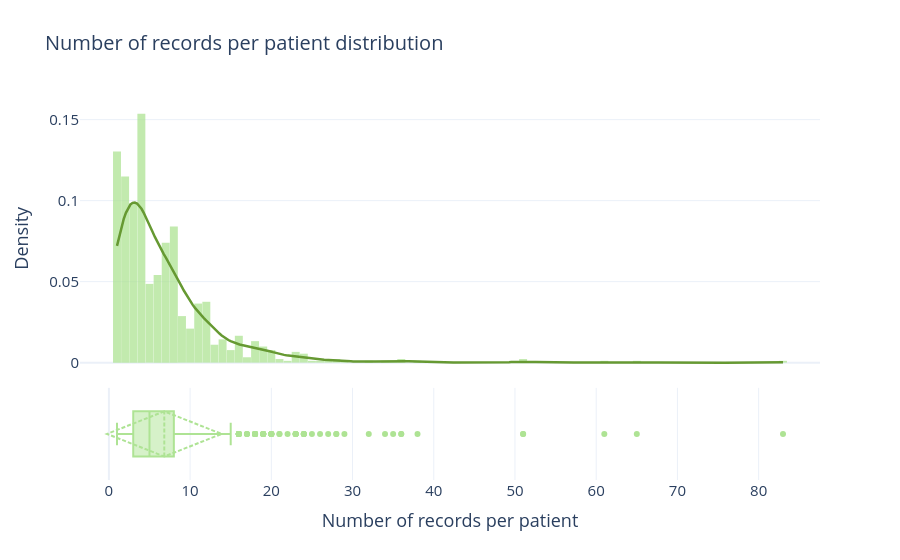

The cell this chart's notebook holds for it:
### Markdown cell above
### 3.6. Number of records per patient

### Code cell
# --- 1. Contar fragmentos por paciente ---
records_per_patient = df_all.groupby(["patient_id", "age"]).size()

# --- 2. Estimar KDE (si hay suficiente variación en los valores) ---
kde = gaussian_kde(records_per_patient)
x_kde = np.linspace(records_per_patient.min(), records_per_patient.max(), 300)
y_kde = kde(x_kde)

# --- 3. Figura: histograma + KDE arriba, boxplot horizontal abajo ---
fig = make_subplots(
    rows=2, cols=1,
    shared_xaxes=True,
    row_heights=[0.75, 0.25],
    vertical_spacing=0.03,
)

fig.add_trace(
    go.Histogram(
        x=records_per_patient,
        histnorm="probability density",
        name="n/patient",
        marker_color="#aee394",
        opacity=0.75,
        showlegend=False,
    ),
    row=1, col=1
)

fig.add_trace(
    go.Scatter(
        x=x_kde,
        y=y_kde,
        mode="lines",
        name="KDE",
        line=dict(color="#669932", width=2.5),
        showlegend=False,
    ),
    row=1, col=1
)

fig.add_trace(
    go.Box(
        x=records_per_patient,
        name="Records/patient",
        marker_color="#aee394",
        line_color="#aee394",
        boxpoints="outliers",
        showlegend=False,
        boxmean="sd",
    ),
    row=2, col=1
)

# --- 4. Layout ---
fig.update_layout(
    template="plotly_white",
    title_text="Number of records per patient distribution",
    font=dict(size=15),
    title_font=dict(size=20),
    bargap=0.02,
)
fig.update_yaxes(title_text="Density", row=1, col=1)
fig.update_yaxes(showticklabels=False, row=2, col=1)
fig.update_xaxes(title_text="Number of records per patient", row=2, col=1)

fig.show()
fig.write_image("assets/records_patient_distribution.png", scale=5)

### Figure 1 — Plotly figure (JSON) as saved in the notebook; plotly's stock layout.template omitted (floating-point values rounded to 4 significant figures; data arrays with more than 128 entries replaced by an {"elided": "..."} marker saying what was removed)
{"data": [{"histnorm": "probability density", "marker": {"color": "#aee394"}, "name": "n/patient", "opacity": 0.75, "showlegend": false, "type": "histogram", "x": {"elided": "905 int values"}, "xaxis": "x", "yaxis": "y"}, {"line": {"color": "#669932", "width": 2.5}, "mode": "lines", "name": "KDE", "showlegend": false, "type": "scatter", "x": {"elided": "300 float values"}, "xaxis": "x", "y": {"elided": "300 float values"}, "yaxis": "y"}, {"boxmean": "sd", "boxpoints": "outliers", "line": {"color": "#aee394"}, "marker": {"color": "#aee394"}, "name": "Records/patient", "showlegend": false, "type": "box", "x": {"elided": "905 int values"}, "xaxis": "x2", "yaxis": "y2"}], "layout": {"bargap": 0.02, "font": {"size": 15}, "title": {"font": {"size": 20}, "text": "Number of records per patient distribution"}, "xaxis": {"anchor": "y", "domain": [0, 1], "matches": "x2", "showticklabels": false}, "xaxis2": {"anchor": "y2", "domain": [0, 1], "title": {"text": "Number of records per patient"}}, "yaxis": {"anchor": "x", "domain": [0.2725, 1], "title": {"text": "Density"}}, "yaxis2": {"anchor": "x2", "domain": [0, 0.2425], "showticklabels": false}}}
